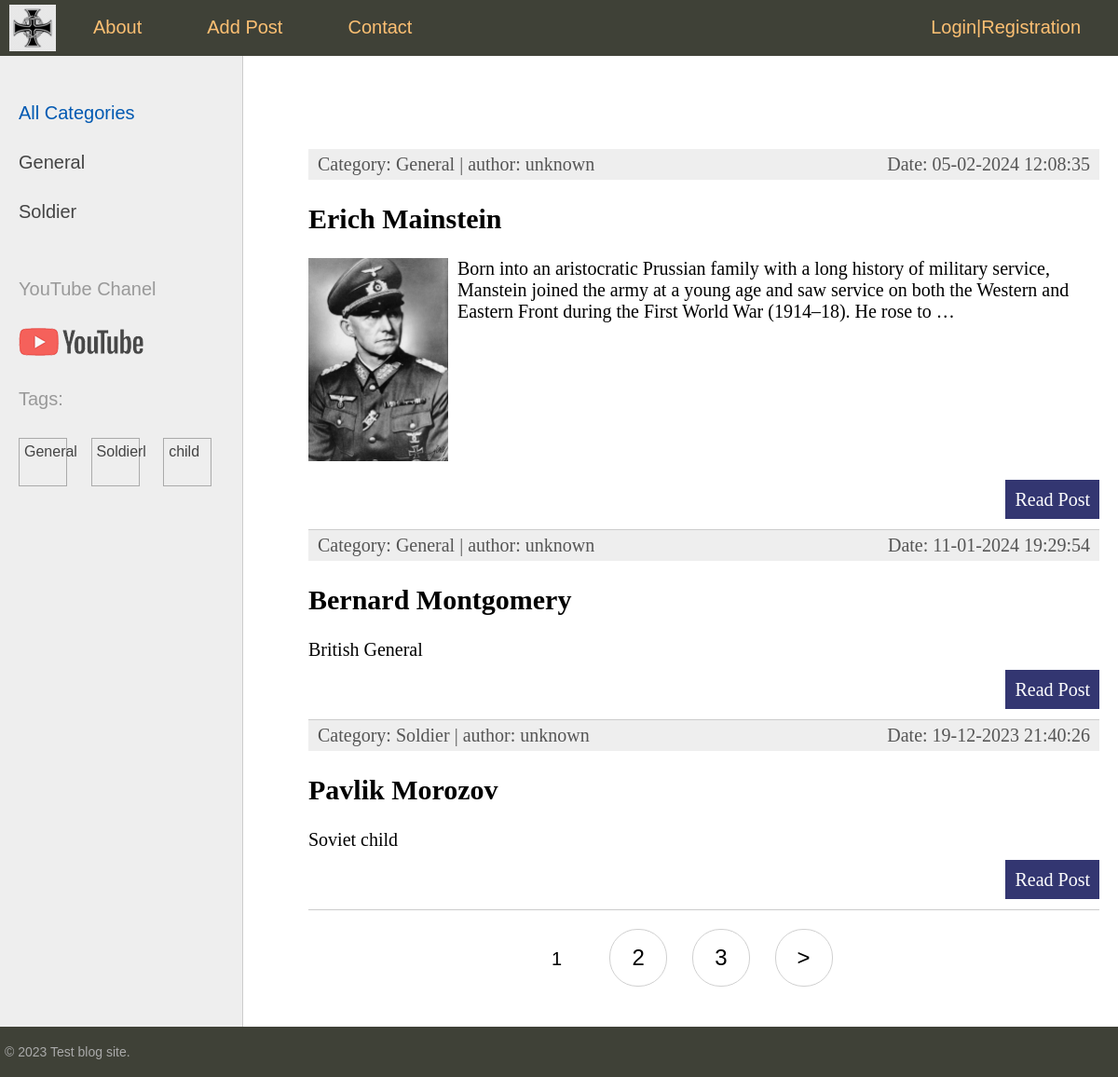
Before: / with the older database file.
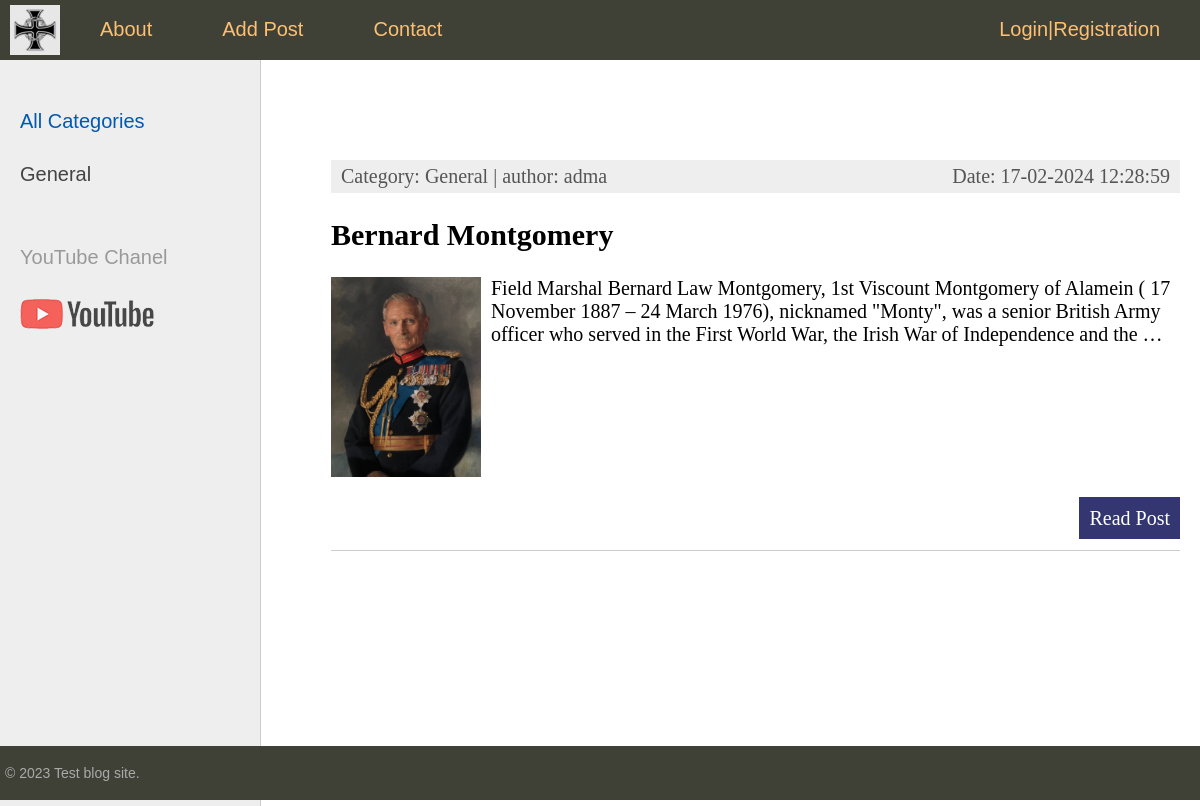
After: the same page with the newer database file.
### sitetest/models.py (models this page shows, shortened)
class Category(models.Model):
    name = models.CharField(max_length=100, db_index=True, verbose_name="Category")
    slug = models.SlugField(max_length=255, unique=True, db_index=True, verbose_name="Slug")
    class Meta:
        verbose_name = "Category"
        verbose_name_plural = "Catefories"
    def get_absolute_url(self):
        return reverse("category", kwargs={"cat_slug": self.slug})

class TagPost(models.Model):
    tag = models.CharField(max_length=100, db_index=True)
    slug = models.SlugField(max_length=255, unique=True, db_index=True)
    def get_absolute_url(self):
        return reverse("tags", kwargs={"tag_slug": self.slug})

class Persons(models.Model):
    class Status(models.IntegerChoices):
        DRAFT = 0, "Not Published"
        PUBLISHED = 1, "Published"
    title = models.CharField(max_length=255, verbose_name="Name")
    slug = models.SlugField(max_length=255, unique=True, db_index=True, verbose_name="Slug")
    photo = models.FileField(upload_to='photos/%Y/%m/%d/',
                             blank=True, null=True, verbose_name="Photo")
    content = models.TextField(blank=True, verbose_name="content")
    time_create = models.DateTimeField(auto_now_add=True, verbose_name="Time of creation")
    time_update = models.DateTimeField(auto_now=True, verbose_name="Last update")
    is_published = models.BooleanField(choices=tuple(map(lambda x: (bool(x[0]), x[1]), Status.choices)),
                                       default=Status.DRAFT, verbose_name="Published Status")
    cat = models.ForeignKey('Category', on_delete=models.PROTECT, related_name='categ', verbose_name="Category")
    tags = models.ManyToManyField('TagPost', blank=True, related_name='tags', verbose_name="Tags")
    country = models.OneToOneField('Country', blank=True, on_delete=models.SET_NULL, null=True, related_name='countri',
                                   verbose_name="Country")
    author = models.ForeignKey(get_user_model(), on_delete=models.SET_NULL, related_name='posts', null=True,
                               default=True)
    objects = models.Manager()
    published = PublishedManager()
    class Meta:
        verbose_name_plural = "Person"
    def get_absolute_url(self):
        return reverse("post", kwargs={"post_slug": self.slug})

### users/models.py (models this page shows)
class MyUser(AbstractUser):
    photo = models.ImageField(upload_to='photos/pofile/%Y/%m/%d/', null=True)
    region=models.CharField(null=True, max_length=50)

### sitetest/views.py (the view)
# urls.py: path('', views.Persons_Main.as_view(), name="home"),
class Persons_Main(DataMixin, ListView):
    template_name = "sitetest/index.html"
    context_object_name = 'posts'
    title_page = 'WW2 Persons'
    def get_queryset(self):
        return Persons.published.all().order_by('pk')

### sitetest/models.py (called while the page is built)
    def get_queryset(self):
        return super().get_queryset().filter(is_published=Persons.Status.PUBLISHED)

### sitetest/templatetags/person_tags.py (called while the page is built)
@register.inclusion_tag('sitetest/list_categories.html')
def show_categories(cat_selected=0):
    cats = Category.objects.annotate(total=Count("categ")).filter(total__gt=0)
    return {'cats': cats, 'cat_selected': cat_selected}

@register.inclusion_tag('sitetest/list_tags.html')
def show_tags():
    tags = TagPost.objects.annotate(total=Count("tags")).filter(total__gt=0)
    return {'tags': tags}

### users/context_processors.py (called while the page is built)
def get_upper_menu(request):
    return {'upper_menu':menu}

### sitetest/templates/sitetest/index.html (shortened to what this page needs)
{% extends 'base.html' %}
{% block content %}
<ul class="list-articles">
    {% for p in posts %}
    <li>
        <div class="article-panel">
            <p class="first">Category: {{p.cat.name}}
                | author: {{p.author.username|default:"unknown"}}</p>
            <p class="last">Date: {{p.time_update|date:"d-m-Y H:i:s"}}</p>
        </div>
        <h2>{{p.title}}</h2>
        {% autoescape off %}
        {%if p.photo %}
        <p><a href="{{ p.get_absolute_url }}"><img class="img-article-left thumb" src="{{p.photo.url}}"></a></p>
        {%endif%}
        {{p.content|linebreaks|truncatewords:40}}
        {% endautoescape %}
        <p class="link-read-post"><a href="{{ p.get_absolute_url }}">Read Post</a></p>
    </li>
    {% endfor %}
</ul>
{% endblock %}
{% block navigation %}
{% if page_obj.has_other_pages%}
<nav class="list-pages">
    <ul>
        {%if page_obj.number == 1 %}
        <a href="?page={{1}}">
            <li class="page-num page-num-selected">
                {{ 1 }}
            </li>
        </a>
        {%else%}
        <a href="?page={{1}}">
            <li class="page-num">
                {{ 1 }}
            </li>
        </a>
        {%endif%}
        {% for p in paginator.page_range %}
        {%if page_obj.number == p and p != 1 %}
        <li class="page-num page-num-selected">
            {{p}}
        </li>
        {%elif p >= page_obj.number|add:-2 and p <= page_obj.number|add:2 and p != 1 %}
        <a href="?page={{p}}">
            <li class="page-num">
                {{ p }}
            </li>
        </a>
        {%endif%}
        {%endfor%}
        {%if page_obj.has_next%}
        <a href="?page={{page_obj.next_page_number}}">
            <li class="page-num ">
                &gt;
            </li>
        </a>
        {%endif%}
    </ul>
</nav>
{%endif%}
{% endblock %}

### templates/base.html (shortened to what this page needs)
{% load static %}
{% load person_tags %}
<!DOCTYPE html>
<html>
<head>
	<link type="text/css" href="{% static 'sitetest/css/styles.css' %}" rel="stylesheet" />
</head>
<body>
<table class="table-page" border=0 cellpadding="0" cellspacing="0">
<tr><td valign=top>
{% block mainmenu %}
		<div class="header">
			<ul id="mainmenu" class="mainmenu">
			<li class="logo"><a href="{% url 'home' %}"><div class="logo"></div></a></li>
{% for m in upper_menu %}
		<li><a href="{% url m.url_name %}">{{m.title}}</a></li>
{% endfor %}
				{%if user.is_authenticated%}
		<li class="last"><a href="{%url 'users:profile'%}">{{user.username}}</a>|<a href="{%url 'users:logout'%}">Logout</a> </li>
				{%else%}
		<li class="last"><a href="{%url 'users:login'%}">Login</a>|<a href="{%url 'users:registration'%}">Registration</a></li>
				{%endif%}
			</ul>
		</div>
{% endblock mainmenu %}
<table class="table-content" border=0 cellpadding="0" cellspacing="0">
<tr>
	<td valign="top" class="left-chapters">
	<ul id="leftchapters">
		{% if cat_selected == 0 or cat_selected is None %}
		<li class="selected">All Categories</li>
		{% else %}
		<li><a href="{% url 'home' %}">All Сategories</a></li>
		{% endif %}
		{% show_categories cat_selected%}
		<li class="share">
		<p>YouTube Chanel</p>
		<a class="share-yt" href="https://www.youtube.com/channel/UCnRAS_JjCz_UkiyF-bRwD_g" target="_blank" rel="nofollow"></a>
		{%show_tags%}
		</li>
	</ul>
</td>
<td valign="top" class="content">
	<div class="content-text">
{% block content %}
{% endblock %}
	</div>
{% block navigation %}
{% endblock %}
</td></tr></table>
</td></tr>
<tr><td valign=top>
	<div id="footer">
		<p>&copy; 2023 Test blog site.</p>
	</div>
</td></tr></table>
</body>
</html>

### sitetest/templates/sitetest/list_categories.html
{% for cat in cats %}
{% if cat.id == cat_selected%}
<li class="selected">{{cat.name}}</li>
{% else %}
<li><a href="{{ cat.get_absolute_url }}">{{cat.name}}</a></li>
{% endif %}
{% endfor %}

### sitetest/templates/sitetest/list_tags.html
{%if tags%}
<p> Tags: </p>
<ul class="tags-list">
    {%for t in tags%}
    <li><a href="{{ t.get_absolute_url }}">{{t.tag}}</a></li>
    {%endfor%}
</ul>
{%endif%}

### sitetest/static/sitetest/css/styles.css (style rules this page uses)
html, body { font-family: 'Arial'; margin: 0; padding: 0; height: 100%; width: 100%; color: #444; }
a { color: #0059b2; text-decoration: none; }
img { max-width: 600px; height: auto; }
img.img-article-left { max-width: 300px; height: auto; float: left; padding: 0 10px 10px 0; }
img.img-article-left.thumb { max-width: 150px; height: auto; }
p.link-read-post { text-align: right; }
p.link-read-post a { padding: 10px; min-width: 100px; background: #333671; color: #fff; text-decoration: none; }
div.article-panel { background: #eee; padding: 5px 10px 5px 10px; box-sizing: border-box; overflow: hidden; color: #555; }
div.article-panel p.first { margin: 0; float: left; }
div.article-panel p.last { margin: 0; float: right; }
ul.list-articles { list-style: none; margin: 0; padding: 0; }
ul.list-articles li { border-bottom: 1px solid #ccc; }
.table-page { width: 100%; height: 100%; vertical-align: top; }
.table-page tr { height: 100%; }
.header { background: #3F4137; height: 60px; }
.logo { background: url('../images/logo.png') no-repeat 10px 5px; width: 70px; height: 60px; }
ul.mainmenu { list-style: none; margin: 0; padding: 0; height: 60px; color: #fdc073; font-size: 20px; overflow: hidden; }
ul.mainmenu li { float: left; margin: 18px 40px 0 30px; }
ul.mainmenu li.logo { margin: 0; }
ul.mainmenu li.last { float: right; }
ul.mainmenu li a { color: #fdc073; text-decoration: none; }
.table-content { width: 100%; min-height: 100%; height: 100%; }
.left-chapters { margin: 0; background: #eee; border-right: 1px solid #ccc; }
.left-chapters ul { width: 230px; margin: 0; padding: 20px 10px 10px 20px; list-style: none; font-size: 20px; }
.left-chapters ul li { margin: 30px 0 0 0; color: #999; }
.left-chapters ul li.selected { color: #0059b2; }
.left-chapters ul li a { color: #444; text-decoration: none; }
.left-chapters ul li.share { margin: 60px 0 0 0; }
.left-chapters ul li.share p { margin: 30px 0 30px 0; }
.left-chapters ul li.share a { display: inline-block; width: 40px; height: 40px; margin: 0 20px 0 0; }
.left-chapters ul li.share a.share-yt { width: 100%; height: 30px; background: url('../images/share_yt.png') no-repeat 0 0 }
.content { padding: 40px 20px 20px 40px; width: 100%; box-sizing: border-box; }
.content-text { margin: 60px 0 0 30px; color: #000; font-size: 20px; font-family: Yandex Sans Display Light; }
#footer { box-sizing: border-box; background: #3F4137; padding: 5px; color: #aaa; font-size: 14px; font-family: Verdana, Geneva, Arial, Helvetica; text-align: left; overflow: hidden; }

Changed rows visible on the page:
removed Category: name "Soldier"
removed TagPost: tag "General"
removed TagPost: tag "Soldierl"
removed TagPost: tag "child"
removed Persons: cat.name "General", author.username "unknown", time_update "05-02-2024 12:08:35", title "Erich Mainstein", photo (picture), content "Born into an aristocratic Prussian family with a long history of military service, Manstein joined the army at a young age and saw service on both the Western and Eastern Front during the First World War (1914–18). He rose to …"
removed Persons: cat.name "General", author.username "unknown", time_update "11-01-2024 19:29:54", title "Bernard Montgomery", content "British General"
removed Persons: cat.name "Soldier", author.username "unknown", time_update "19-12-2023 21:40:26", title "Pavlik Morozov", content "Soviet child"
added Persons: cat.name "General", author.username "adma", time_update "17-02-2024 12:28:59", title "Bernard Montgomery", photo (picture), content "Field Marshal Bernard Law Montgomery, 1st Viscount Montgomery of Alamein ( 17 November 1887 – 24 March 1976), nicknamed \"Monty\", was a senior British Army officer who served in the First World War, the Irish War of Independence and the …"
Other visible differences:
{{ 1 }}: "1" → (not shown)
text no longer shown: "Tags: >"
list line gone: "2"
list line gone: "3"
